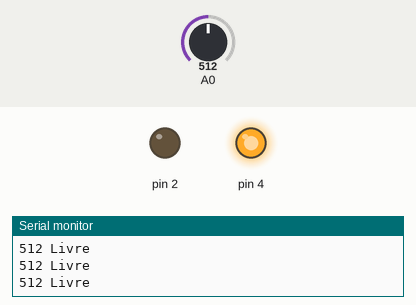
Bench run of a sketch on a simulated Arduino Uno, built with avr-gcc and run on an emulated ATmega328P. On the bench: output pins drawn as LEDs (lit = HIGH), the last lines printed to the serial monitor. Dashed ring = blinking. The inputs (shaded band) are chosen by the test bench; at power-on: A0 = 512.

Above: at 1.2 s.
1.3 s: A0 set to 1005
4.3 s: A0 set to 1020
At 7.1 s:
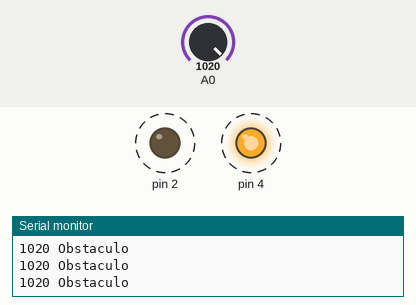
7.3 s: A0 set to 900
At 8.1 s:
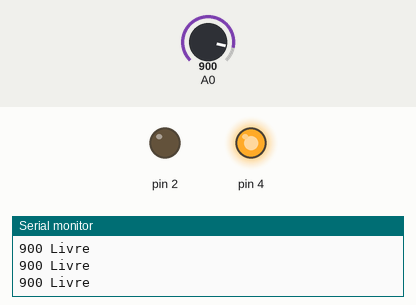
8.8 s: A0 set to 1023
At 9.5 s:
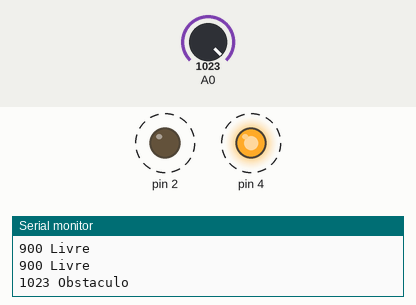
Timing chart, 0 to 12.8 s (numbered marks = the images above; inputs shaded):
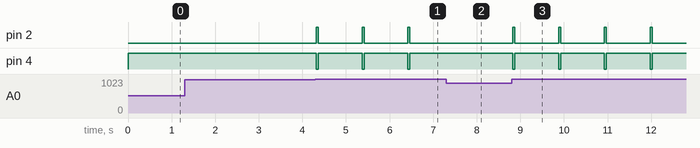

Measured:
- the behaviour switches between 1019 and 1020 on A0 (found by bisection; images 0 and 1)
- after the input at 4.3 s, pin 2: alternates HIGH for 0.05 s and LOW for 1.0 s, starting at once; pin 4: alternates HIGH for 1.0 s and LOW for 0.05 s, starting at once
- after the input at 7.3 s, pin 2: stops changing and stays LOW; pin 4: stops changing and stays HIGH
- after the input at 8.8 s, pin 2: alternates HIGH for 0.05 s and LOW for 1.0 s, starting at once; pin 4: alternates HIGH for 1.0 s and LOW for 0.05 s, starting at once

The sketch:

F359.ino
```cpp
int state;

void setup() {
  pinMode(A0, INPUT);
  pinMode(2, OUTPUT);
  pinMode(4, OUTPUT);
  Serial.begin(9600);
  state = 0;
  digitalWrite(2, LOW);
  digitalWrite(4, HIGH);
}

void loop() {
  int leitura = analogRead(A0);
  Serial.print(leitura);
  if (leitura >= 1020) {
    Serial.println(" Obstaculo");
    state = 1;
  }
  else {
    Serial.println(" Livre");
    state = 0;
  }

  if (state == 1) { // Ligado
    digitalWrite(2, state);
    digitalWrite(4, !state);
    delay(50);
    digitalWrite(2, LOW);
    digitalWrite(4, HIGH);
    delay(1000);
  }

}
```
